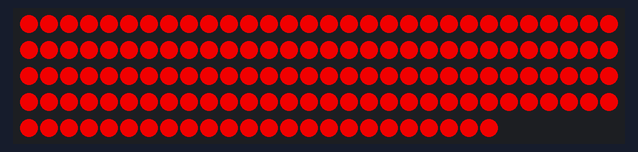
The sketch below on a simulated ESP32. Parts: 144 RGB LEDs in strip order, left to right, continuing on the next row. What the sketch prints to the serial monitor is not drawn.

Above: at 1.1 s.
At 2.1 s:
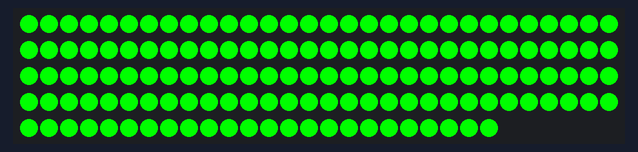
At 3.1 s:
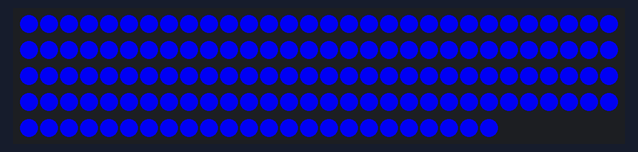

The sketch:

TEST_FastLED_WS2812B.ino
```cpp
/*
 Name:		TEST_FastLED_WS2812B.ino
 Created:	1/2/2024 5:34:04 PM
 Author:	Micro
*/

#include <FastLED.h>
#define COLOUR_ORDER GRB
#define CHIPSET WS2812B
#define NUM_LEDS 144
#define DATA_PIN 2
#define VOLTS 5
#define MAX_AMPS 2000
#define BRIGHTNESS 255

CRGB leds[NUM_LEDS];

// the setup function runs once when you press reset or power the board
void setup() {
  // put your setup code here, to run once:
  Serial.begin(9600);
  FastLED.addLeds<CHIPSET, DATA_PIN, COLOUR_ORDER>(leds, NUM_LEDS);
  FastLED.setMaxPowerInVoltsAndMilliamps(VOLTS, MAX_AMPS);
  FastLED.setBrightness(BRIGHTNESS);
  FastLED.clear();
  FastLED.show();
  delay(1000);
  Serial.println("Hello, FastLED Started");
}

// the loop function runs over and over again until power down or reset
void loop() {
  for (int i = 0; i < NUM_LEDS; i++) {
    leds[i] = CRGB(255, 0, 0);
  }
  FastLED.show();
  delay(1000);
  for (int i = 0; i < NUM_LEDS; i++) {
    leds[i] = CRGB(0, 255, 0);
  }
  FastLED.show();
  delay(1000);
  for (int i = 0; i < NUM_LEDS; i++) {
    leds[i] = CRGB(0, 0, 255);
  }
  FastLED.show();
  delay(1000);
}
```

Measured:
- by itself, everything shown: repeats every 3.0 s, in 3 steps
- what the display in image 0 shows lasts 1.0 s, from 1.0 s to 2.0 s
